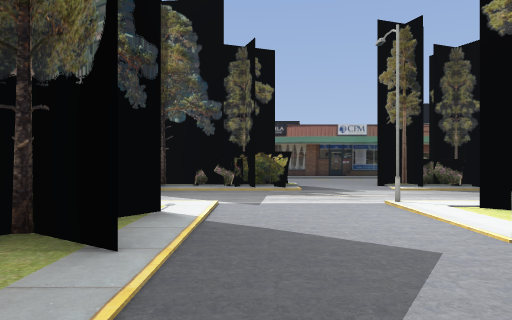
View 1 (above)

16 first-person views from a walk through a 3-D level made in the Godot game engine. The camera is 1.3 m above the floor, looks level and sees 70° across. The floor is counted in squares, 2.51 m on a side. Each view is taken from the middle of a square. On the plan, view 1 faces up. The plan holds only what a view shows up to about 9 squares ahead; the rest is blank. The place goes on beyond the plan. Characters and animated objects are left out. Door leaves are left out where a doorway can be walked through. Some surface patterns are stand-ins.

View 2
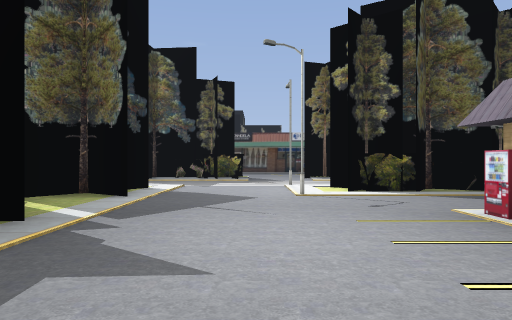

View 3
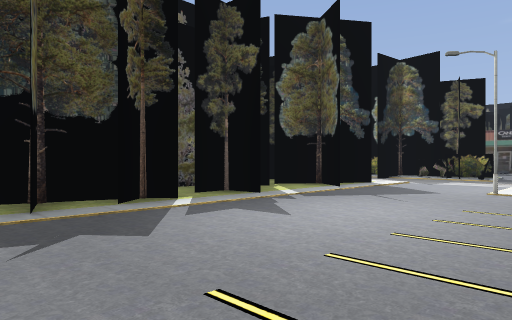

View 4
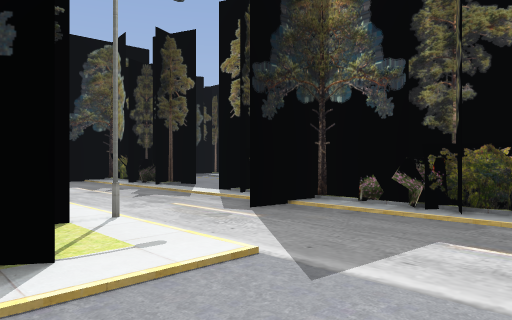

View 5
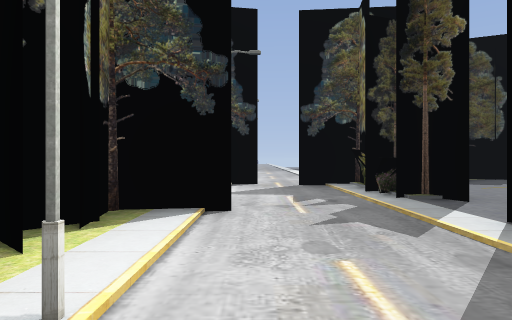

View 6
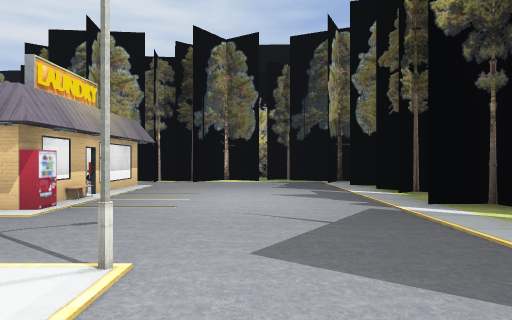

View 7
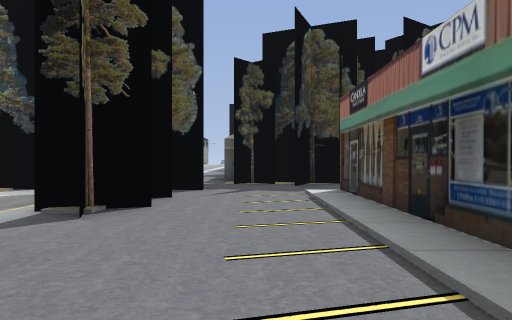

View 8
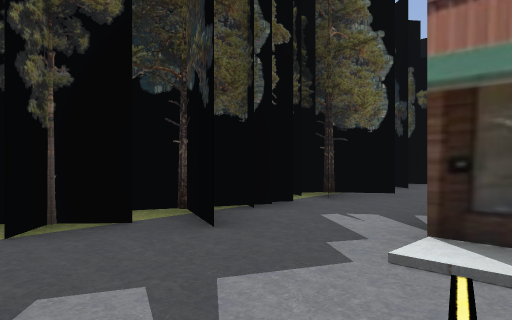

View 9
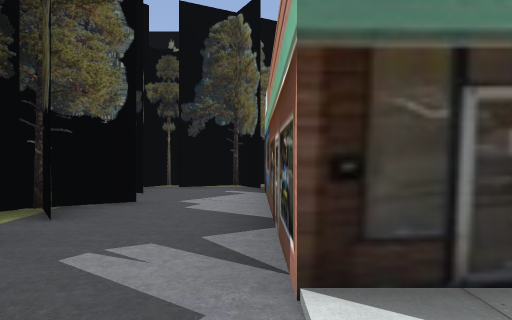

View 10
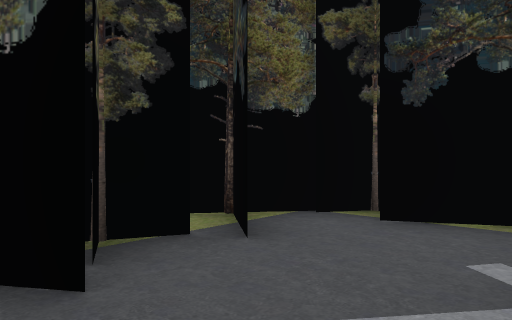

View 11
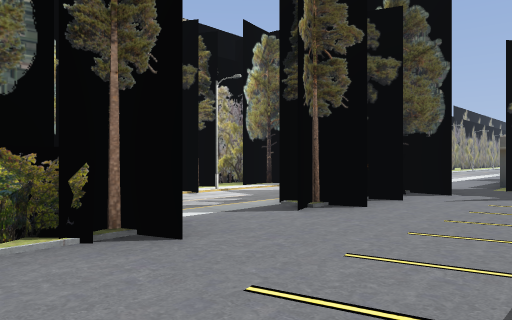

View 12
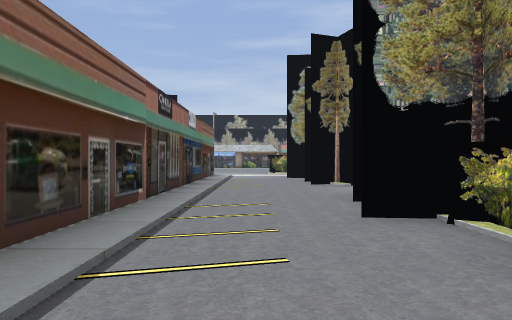

View 13
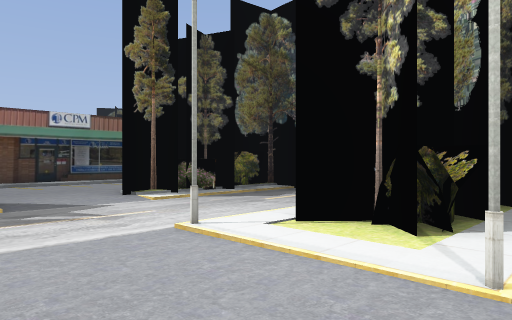

View 14
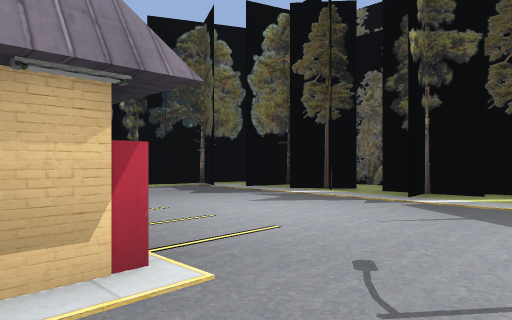

View 15
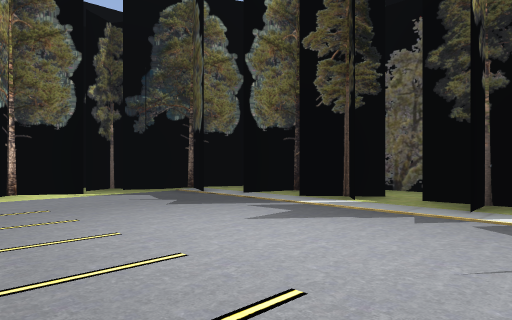

View 16
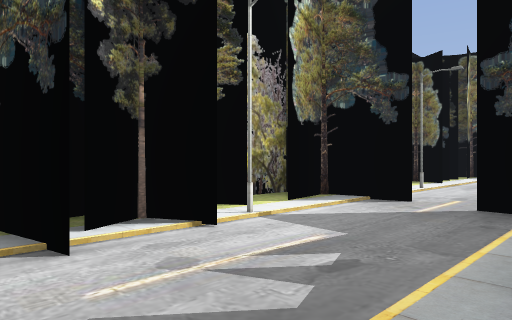

### Floor plan
Key: @ floor where view 1 was taken; # wall or solid block; . main floor; : floor 0.25 m higher than the main floor; / step, stairs or slope; T tree; B building; O other object.
Columns run from 13 left of view 1 to 4 right of it. Each row starts with its distance up from view 1.
 17    ###
 16    #.#
 15   ##..
 14   #...
 13   ##..
 12    #..
 11    #..       #####
 10   ##..::::::B:::::
  9   ##..............
  8  ....T.....T......
  7  ...#TTT..TT#T/.#O
  6    .#......T......
  5 ....#.............
  4 #.#######..#...OTT
  3 #   ### #####...T.
  2            ##..O..
  1            #......
  0           ###@...
 -1           #.....OB
 -2           ###....
 -3            ##....B
 -4            ##....
 -5             ######

Where each view was taken, in squares from view 1:
view 1: 0 up, 0 right, facing up
view 2: 3 down, 1 right, facing up
view 3: 4 down, 3 right, facing up-left
view 4: 3 up, 1 right, facing up-left
view 5: 5 up, 1 left, facing left
view 6: 4 up, 1 right, facing down
view 7: 9 up, 2 left, facing left
view 8: 8 up, 7 left, facing up-left
view 9: 9 up, 8 left, facing up
view 10: 13 up, 8 left, facing up-left
view 11: 10 up, 2 left, facing down-left
view 12: 9 up, 5 left, facing right
view 13: 2 up, 0 right, facing up-right
view 14: 2 up, 4 right, facing down-left
view 15: 1 up, 3 right, facing down-left
view 16: 7 up, 4 left, facing down-left
